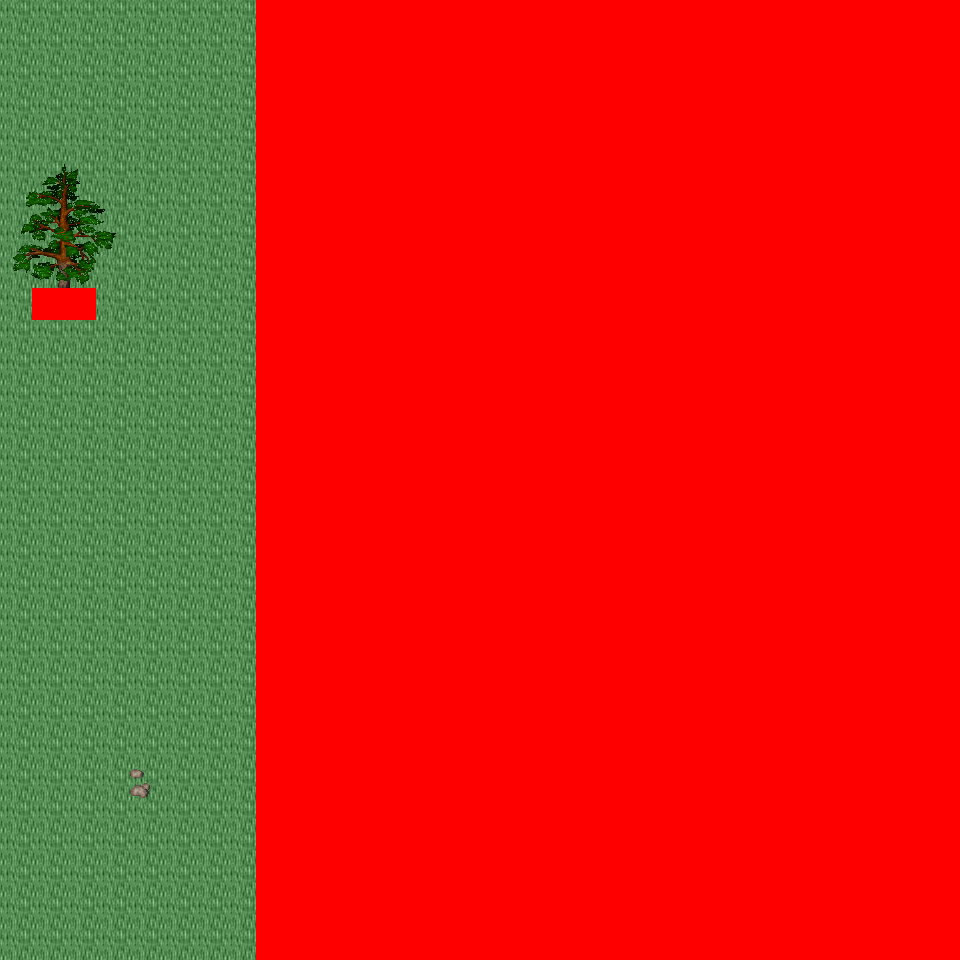

This is a level from a 2D game, rendered from its Tiled map with the project's own tilesets. A one-line summary and the map file follow, with tile-layer data summarised:
An orthogonal 30x30 tile map with 32x32 px tiles, 6 tile layers (Ground, Object, Object2, Above, ...), 17 tilesets and 3 objects (3x mapchange).

<map version="1.0" orientation="orthogonal" renderorder="right-down" width="30" height="30" tilewidth="32" tileheight="32" nextobjectid="4">
  <tileset firstgid="1" name="tileset_logic_collision" tilewidth="32" tileheight="32" tilecount="1" columns="1">
    <image source="../drawable/tileset_logic_collision.png" width="32" height="32" />
  </tileset>
  <tileset firstgid="2" name="tileset_ground_ground" tilewidth="32" tileheight="32" tilecount="33" columns="3">
    <image source="../drawable/tileset_ground_ground.png" width="96" height="352" />
  </tileset>
  <tileset firstgid="35" name="tileset_ground_rock_pebbles" tilewidth="32" tileheight="32" tilecount="3" columns="1">
    <image source="../drawable/tileset_ground_rock_pebbles.png" width="32" height="96" />
  </tileset>
  <tileset firstgid="38" name="tileset_ground_grass_corners" tilewidth="32" tileheight="32" tilecount="24" columns="6">
    <image source="../drawable/tileset_ground_grass_corners.png" width="192" height="128" />
  </tileset>
  <tileset firstgid="62" name="tileset_ground_grass_edges" tilewidth="32" tileheight="32" tilecount="36" columns="12">
    <image source="../drawable/tileset_ground_grass_edges.png" width="384" height="96" />
  </tileset>
  <tileset firstgid="98" name="tileset_ground_grass_2" tilewidth="32" tileheight="32" tilecount="21" columns="3">
    <image source="../drawable/tileset_ground_grass_2.png" width="96" height="224" />
  </tileset>
  <tileset firstgid="119" name="tileset_plant_leaves" tilewidth="32" tileheight="32" tilecount="8" columns="4">
    <image source="../drawable/tileset_plant_leaves.png" width="128" height="64" />
  </tileset>
  <tileset firstgid="127" name="tileset_plant_tree_tree_darkgreen" tilewidth="32" tileheight="32" tilecount="88" columns="8">
    <image source="../drawable/tileset_plant_tree_tree_darkgreen.png" width="256" height="352" />
  </tileset>
  <tileset firstgid="215" name="tileset_plant_tree_fall_trees" tilewidth="32" tileheight="32" tilecount="40" columns="8">
    <image source="../drawable/tileset_plant_tree_fall_trees.png" width="256" height="160" />
  </tileset>
  <tileset firstgid="255" name="tileset_plant_tree_pine_tree" tilewidth="32" tileheight="32" tilecount="20" columns="4">
    <image source="../drawable/tileset_plant_tree_pine_tree.png" width="128" height="160" />
  </tileset>
  <tileset firstgid="275" name="tileset_plant_stump_hollow_logs" tilewidth="32" tileheight="32" tilecount="6" columns="3">
    <image source="../drawable/tileset_plant_stump_hollow_logs.png" width="96" height="64" />
  </tileset>
  <tileset firstgid="281" name="tileset_plant_stump_small_stump" tilewidth="32" tileheight="32" tilecount="4" columns="2">
    <image source="../drawable/tileset_plant_stump_small_stump.png" width="64" height="64" />
  </tileset>
  <tileset firstgid="285" name="tileset_plant_stump_stump_purple" tilewidth="32" tileheight="32" tilecount="4" columns="2">
    <image source="../drawable/tileset_plant_stump_stump_purple.png" width="64" height="64" />
  </tileset>
  <tileset firstgid="289" name="tileset_plant_flower_daisy_blue" tilewidth="32" tileheight="32" tilecount="8" columns="2">
    <image source="../drawable/tileset_plant_flower_daisy_blue.png" width="64" height="128" />
  </tileset>
  <tileset firstgid="297" name="tileset_plant_flower_daisy_red" tilewidth="32" tileheight="32" tilecount="8" columns="2">
    <image source="../drawable/tileset_plant_flower_daisy_red.png" width="64" height="128" />
  </tileset>
  <tileset firstgid="305" name="tileset_plant_flower_daisy_white" tilewidth="32" tileheight="32" tilecount="8" columns="2">
    <image source="../drawable/tileset_plant_flower_daisy_white.png" width="64" height="128" />
  </tileset>
  <tileset firstgid="313" name="tileset_plant_flower_daisy_yellow" tilewidth="32" tileheight="32" tilecount="8" columns="2">
    <image source="../drawable/tileset_plant_flower_daisy_yellow.png" width="64" height="128" />
  </tileset>
  <layer name="Ground" width="30" height="30">
    <data>[900 cells, 900 non-empty, 3 distinct tile ids]</data>
  </layer>
  <layer name="Object" width="30" height="30">
    <data>[900 cells, 97 non-empty, 27 distinct tile ids]</data>
  </layer>
  <layer name="Object2" width="30" height="30">
    <data>[900 cells, 51 non-empty, 16 distinct tile ids]</data>
  </layer>
  <layer name="Above" width="30" height="30">
    <data>[900 cells, 41 non-empty, 41 distinct tile ids]</data>
  </layer>
  <layer name="Above2" width="30" height="30">
    <data>[900 cells, 0 non-empty, 0 distinct tile ids]</data>
  </layer>
  <layer name="Walkable" width="30" height="30">
    <data>[900 cells, 662 non-empty, 1 distinct tile ids]</data>
  </layer>
  <objectgroup name="MapEvents">
    <object id="1" name="north" type="mapchange" x="0" y="0" width="256" height="32">
      <properties>
        <property name="map" value="0_ados_mountain_n2_w2_x3_y0" />
        <property name="place" value="south" />
      </properties>
    </object>
    <object id="2" name="south" type="mapchange" x="0" y="928" width="256" height="32">
      <properties>
        <property name="map" value="0_ados_mountain_n2_w2_x3_y2" />
        <property name="place" value="north" />
      </properties>
    </object>
    <object id="3" name="west" type="mapchange" x="0" y="0" width="32" height="960">
      <properties>
        <property name="map" value="0_ados_mountain_n2_w2_x2_y1" />
        <property name="place" value="east" />
      </properties>
    </object>
  </objectgroup>
</map>
